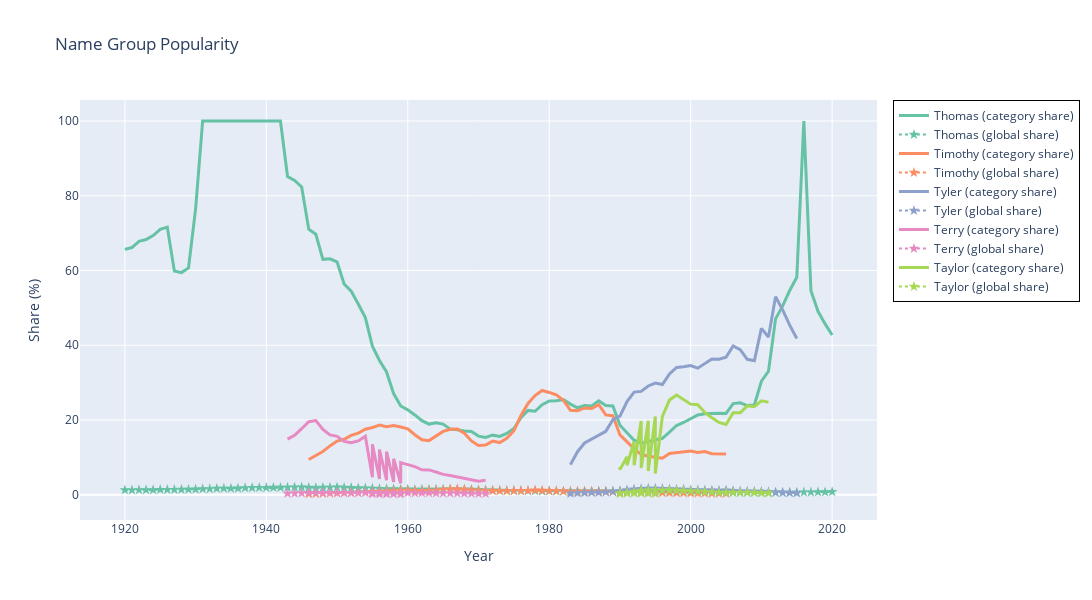

The code cell stored with this chart in its notebook:
### Code cell
plot_name_group(data, starts_with="t")
